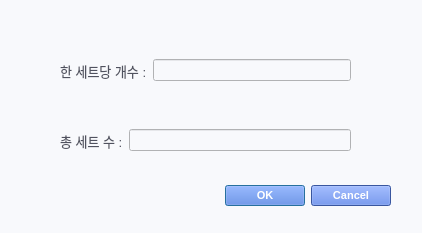
<?xml version="1.0" encoding="UTF-8"?>
<ui version="4.0">
 <class>Dialog</class>
 <widget class="QDialog" name="Dialog">
  <property name="geometry">
   <rect>
    <x>0</x>
    <y>0</y>
    <width>422</width>
    <height>233</height>
   </rect>
  </property>
  <property name="windowTitle">
   <string>Dialog</string>
  </property>
  <property name="styleSheet">
   <string notr="true">QWidget
{
	background-color: rgb(248, 249, 252);
	color: #000000;

}


/*-----QLabel-----*/
QLabel
{
	background-color: transparent;
	color: rgb(80, 82, 95);
	font-size: 13px;

}


/*-----QPushButton-----*/
QPushButton
{
	background-color: rgb(80,120,222);
	color: #fff;
	font-size: 11px;
	font-weight: bold;
}

QPushButton::hover
{
	background-color: #3457b3;

}

QPushButton::disabled
{
	background-color: #4d5770;

}


QPushButton::pressed
{
	background-color: #85a7ff;

}





</string>
  </property>
  <widget class="QDialogButtonBox" name="buttonBox">
   <property name="geometry">
    <rect>
     <x>50</x>
     <y>180</y>
     <width>341</width>
     <height>32</height>
    </rect>
   </property>
   <property name="orientation">
    <enum>Qt::Horizontal</enum>
   </property>
   <property name="standardButtons">
    <set>QDialogButtonBox::Cancel|QDialogButtonBox::Ok</set>
   </property>
  </widget>
  <widget class="QWidget" name="horizontalLayoutWidget">
   <property name="geometry">
    <rect>
     <x>60</x>
     <y>40</y>
     <width>291</width>
     <height>61</height>
    </rect>
   </property>
   <layout class="QHBoxLayout" name="horizontalLayout">
    <property name="spacing">
     <number>6</number>
    </property>
    <property name="topMargin">
     <number>15</number>
    </property>
    <property name="bottomMargin">
     <number>15</number>
    </property>
    <item>
     <widget class="QLabel" name="label">
      <property name="text">
       <string>한 세트당 개수 :</string>
      </property>
     </widget>
    </item>
    <item>
     <widget class="QLineEdit" name="countText">
      <property name="inputMethodHints">
       <set>Qt::ImhDigitsOnly</set>
      </property>
      <property name="alignment">
       <set>Qt::AlignRight|Qt::AlignTrailing|Qt::AlignVCenter</set>
      </property>
     </widget>
    </item>
   </layout>
  </widget>
  <widget class="QWidget" name="horizontalLayoutWidget_2">
   <property name="geometry">
    <rect>
     <x>60</x>
     <y>110</y>
     <width>291</width>
     <height>61</height>
    </rect>
   </property>
   <layout class="QHBoxLayout" name="horizontalLayout_2">
    <property name="spacing">
     <number>6</number>
    </property>
    <property name="topMargin">
     <number>15</number>
    </property>
    <property name="bottomMargin">
     <number>15</number>
    </property>
    <item>
     <widget class="QLabel" name="label_2">
      <property name="text">
       <string>총 세트 수 :</string>
      </property>
     </widget>
    </item>
    <item>
     <widget class="QLineEdit" name="setsText">
      <property name="inputMethodHints">
       <set>Qt::ImhDigitsOnly</set>
      </property>
      <property name="alignment">
       <set>Qt::AlignRight|Qt::AlignTrailing|Qt::AlignVCenter</set>
      </property>
     </widget>
    </item>
   </layout>
  </widget>
 </widget>
 <resources/>
 <connections>
  <connection>
   <sender>buttonBox</sender>
   <signal>accepted()</signal>
   <receiver>Dialog</receiver>
   <slot>accept()</slot>
   <hints>
    <hint type="sourcelabel">
     <x>248</x>
     <y>254</y>
    </hint>
    <hint type="destinationlabel">
     <x>157</x>
     <y>274</y>
    </hint>
   </hints>
  </connection>
  <connection>
   <sender>buttonBox</sender>
   <signal>rejected()</signal>
   <receiver>Dialog</receiver>
   <slot>reject()</slot>
   <hints>
    <hint type="sourcelabel">
     <x>316</x>
     <y>260</y>
    </hint>
    <hint type="destinationlabel">
     <x>286</x>
     <y>274</y>
    </hint>
   </hints>
  </connection>
 </connections>
</ui>
